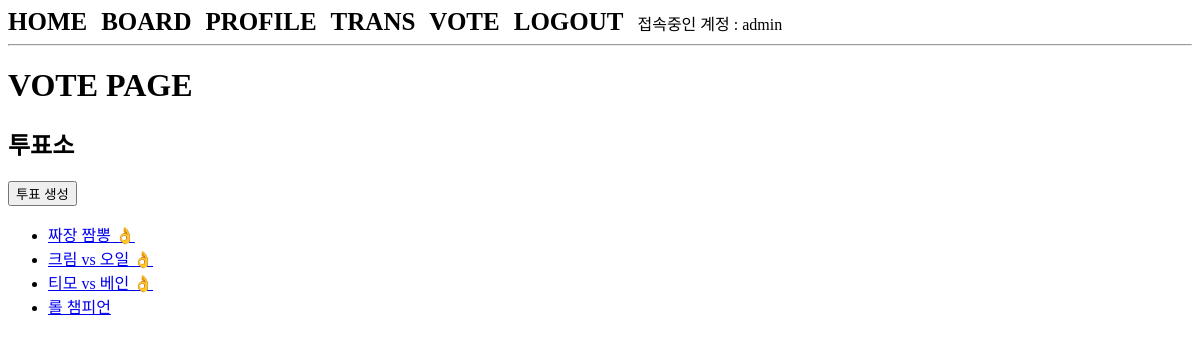
/vote/index/ (signed in), run on the app's committed database.
### acc/models.py (models this page shows, shortened)
class User(AbstractUser):
    pic = models.ImageField(upload_to="user/%y/%m")
    comment = models.TextField()
    age = models.IntegerField(default=1)

### vote/models.py (models this page shows, shortened)
class Topic(models.Model):
    subject = models.CharField(max_length=100)
    maker = models.ForeignKey(User, on_delete=models.CASCADE, related_name="maker")
    content = models.TextField()
    pubdate = models.DateTimeField()
    voter = models.ManyToManyField(User, blank=True, related_name="voter")

### vote/views.py (the view)
# urls.py: path('index/', views.index, name="index"),
def index(req):
    t = Topic.objects.all()
    context = {
        "tset" : t
    }
    return render(req, 'vote/index.html', context)

### templates/vote/index.html
{% extends 'base.html' %}
{% block con %}
<h1>VOTE PAGE</h1>
<h2><b>투표소</b></h2>
<a href="{% url 'vote:create' %}"><button>투표 생성</button></a>
<ul>
    {% for i in tset %}
    <li><a href="{% url 'vote:detail' i.id %}">{{ i.subject }} {% if user in i.voter.all %} 👌 {% endif %}</a></li>
    {% endfor %}
</ul>
{% endblock %}

### templates/base.html (shortened to what this page needs)
{% if user.is_authenticated %}
    <div>
        <a href="{% url 'acc:index' %}" class="menu">HOME</a>
        <a href="{% url 'board:index' %}" class="menu">BOARD</a>
        <a href="{% url 'acc:profile' %}" class="menu">PROFILE</a>
        <a href="{% url 'trans:index' %}" class="menu">TRANS</a>
        <a href="{% url 'vote:index' %}" class="menu">VOTE</a>
        <a href="{% url 'acc:logout' %}" class="menu">LOGOUT</a>
        접속중인 계정 : {{ user }}
    </div>
{% else %}
    <div>
        <a href="{% url 'acc:index' %}" class="menu">HOME</a>
        <a href="{% url 'acc:login' %}" class="menu">LOGIN</a>
        <a href="{% url 'acc:signup' %}" class="menu">SIGNUP</a>
    </div>
{% endif %}
<hr>
{% block con %}
{% endblock %}

### templates/base.html (style rules this page uses)
.menu { text-decoration: none; font-size: 25px; color: black; font-weight: Bold; margin-right: 10px; }

### data on the page
User: username "admin"
Topic: subject "짜장 짬뽕"
Topic: subject "크림 vs 오일"
Topic: subject "티모 vs 베인"
Topic: subject "롤 챔피언"
